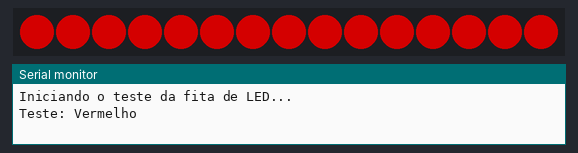
Bench run of a sketch on a simulated Arduino Uno, built with avr-gcc and run on an emulated ATmega328P. Shown: 15 RGB LEDs in strip order, left to right, the last lines printed to the serial monitor. Dim RGB values are drawn brighter than linear.

Above: at 0.1 s.
At 1.1 s:
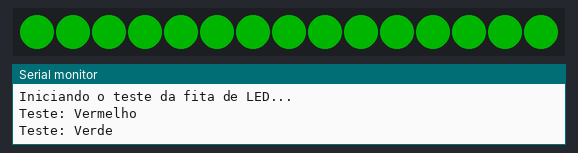
At 2.1 s:
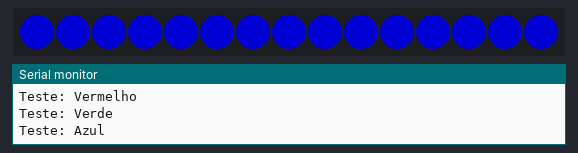
At 3.8 s:
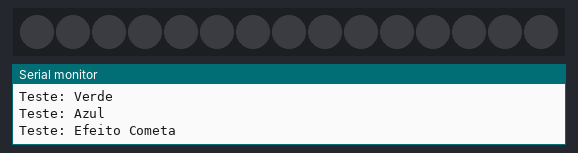

The sketch:

FITALED.ino
```cpp
#include <FastLED.h>

#define LED_PIN     15  // Pino de dados onde a fita está conectada
#define NUM_LEDS    15  // Quantidade de LEDs na sua fita. Mude se for diferente!

// Array que armazena o estado de cada LED
CRGB leds[NUM_LEDS];

void setup() {
    // Inicia a comunicação serial para possíveis mensagens de debug
    Serial.begin(115200);
    Serial.println("Iniciando o teste da fita de LED...");

    // Configura a biblioteca FastLED com o tipo de fita, pino e ordem de cores
    FastLED.addLeds<WS2812B, LED_PIN, GRB>(leds, NUM_LEDS);

    // Define o brilho global (0 a 255). 128 é um bom valor para não forçar a fonte de energia.
    FastLED.setBrightness(128);

    // Garante que a fita comece apagada
    FastLED.clear();
    FastLED.show();
}

void loop() {
    // --- Teste 1: Cores Sólidas ---
    // Pinta todos os LEDs de Vermelho
    Serial.println("Teste: Vermelho");
    fill_solid(leds, NUM_LEDS, CRGB::Red);
    FastLED.show(); // Envia os dados para a fita de LED
    delay(1000);    // Mantém a cor por 1 segundo

    // Pinta todos os LEDs de Verde
    Serial.println("Teste: Verde");
    fill_solid(leds, NUM_LEDS, CRGB::Green);
    FastLED.show();
    delay(1000);

    // Pinta todos os LEDs de Azul
    Serial.println("Teste: Azul");
    fill_solid(leds, NUM_LEDS, CRGB::Blue);
    FastLED.show();
    delay(1000);


    // --- Teste 2: Efeito Cometa (Branco) ---
    Serial.println("Teste: Efeito Cometa");
    for(int i = 0; i < NUM_LEDS; i++) {
        // Apaga todos os LEDs
        FastLED.clear();

        // Acende apenas o LED da posição 'i'
        leds[i] = CRGB::White;

        // Mostra a mudança
        FastLED.show();

        // Pequena pausa para o efeito ser visível
        delay(50);
    }

    // Apaga a fita antes de reiniciar o loop
    FastLED.clear();
    FastLED.show();
    delay(1000);
}
```

Measured:
- by itself, everything shown: repeats every 4.8 s, in 19 steps
- what the display in image 1 shows lasts 1.0 s, from 1.0 s to 2.0 s
